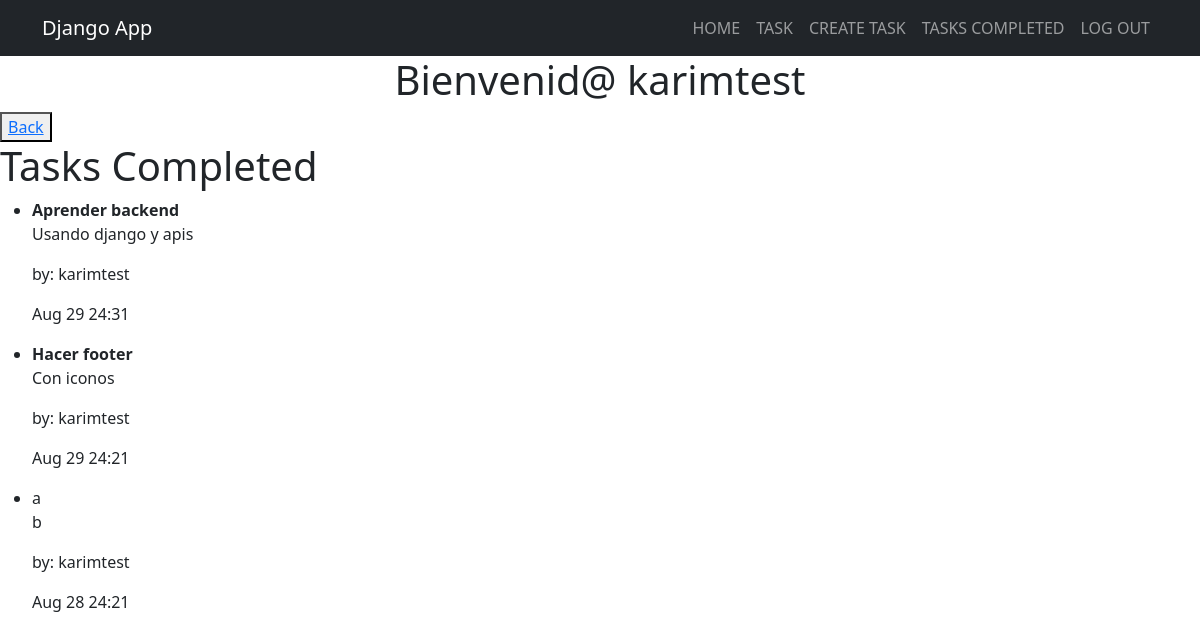
/tasks_completed/ (signed in), run on the app's committed database.
### tasks/models.py (models this page shows, shortened)
class Task(models.Model):
    title = models.CharField(max_length=200)
    description = models.TextField(blank=True)
    created = models.DateTimeField(auto_now_add=True)
    datecompleted = models.DateTimeField(null=True, blank=True)
    important = models.BooleanField(default=False)
    user = models.ForeignKey(User, on_delete=models.CASCADE)

### tasks/views.py (the view)
# urls.py: path('tasks_completed/', views.tasks_completed, name='tasks_completed'),
@login_required
def tasks_completed(request):
    tasks = Task.objects.filter(user=request.user, datecompleted__isnull=False).order_by('-datecompleted')
    return render(request, 'tasks_completed.html', {
        'tasks' : tasks
    })

### tasks/templates/tasks_completed.html
{% extends 'base.html' %}
{% block content %}
<button><a href="/tasks/">Back</a></button>
<h1>Tasks Completed</h1>
<ul>
  {% for task in tasks %}
  <li>
    {% if task.important %}
    <strong>{{task.title}}</strong>
    {% else %} {{task.title}} {% endif %}
    <p>{{task.description}}</p>
    <p>by: {{task.user}}</p>
    <p>{{task.datecompleted|date:'M j y:i'}}</p>
  </li>
  {% endfor %}
</ul>
{% endblock %}

### tasks/templates/base.html (shortened to what this page needs)
<!DOCTYPE html>
<html lang="en">
  <head>
    <link
      rel="stylesheet"
      href="	https://cdn.jsdelivr.net/npm/bootstrap@5.3.3/dist/css/bootstrap.min.css"
    />
  </head>
  <header>
    <nav class="navbar navbar-expand-lg bg-dark navbar-dark">
      <div class="container">
        <a class="navbar-brand" href="/">Django App</a>
        <div class="collapse navbar-collapse" id="navbarNav">
          <ul class="navbar-nav ms-auto">
            <li class="nav-item" >
              <a class="nav-link" href="/">HOME</a>
            </li>
            <li class="nav-item">
              <a class="nav-link" href="{% url 'tasks' %}">TASK</a>
            </li>
            <li class="nav-item">
              <a class="nav-link" href="{% url 'create_task' %}">CREATE TASK</a>
            </li class="nav-item">
            {% if user.is_authenticated %}
            <li class="nav-item">
              <a class="nav-link" href="{% url 'tasks_completed' %}">TASKS COMPLETED</a>
            </li>
            <li class="nav-item">
              <a class="nav-link" href="{% url 'logout' %}">LOG OUT</a>
            </li>
            {% endif %}
          </ul>
        </div>
      </div>
    </nav>
    {% if user.is_authenticated %}
    <h1 class="text-center">Bienvenid@ {{ user.username }}</h1>
    {% endif %}
  </header>
  <body>
    {% block content %} {% endblock %}
  </body>
</html>

### data on the page
Task: title "Aprender backend", description "Usando django y apis", user "karimtest", datecompleted "Aug 29 24:31"
Task: title "Hacer footer", description "Con iconos", user "karimtest", datecompleted "Aug 29 24:21"
Task: title "a", description "b", user "karimtest", datecompleted "Aug 28 24:21"

### other printed values
{{ user.username }} "karimtest"
